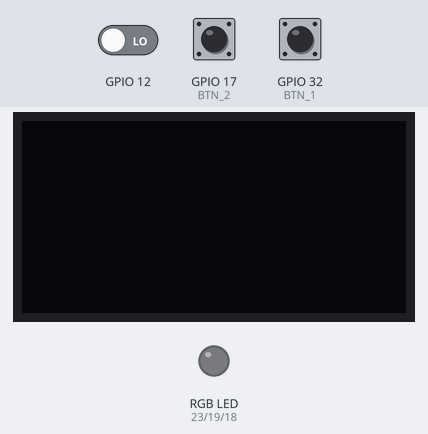
The sketch below on a simulated ESP32. On the bench: 128×64 one-colour display, an RGB LED mixed from three pins (HIGH = lit). The inputs (shaded band) are chosen by the test bench; at power-on: GPIO 12 LOW, GPIO 17 (BTN_2) HIGH, GPIO 32 (BTN_1) HIGH. No MQTT or app messages arrive unless stated; what the sketch prints to the serial monitor is not drawn.

Above: at 4.2 s.
4.3 s: GPIO 12 driven HIGH
At 5.6 s:
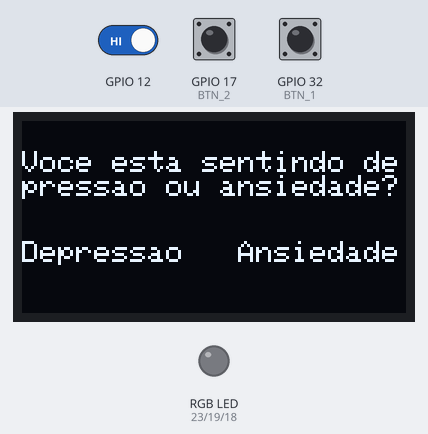
6.7 s: GPIO 17 (BTN_2) pulled LOW for 2.15 s
At 8.5 s:
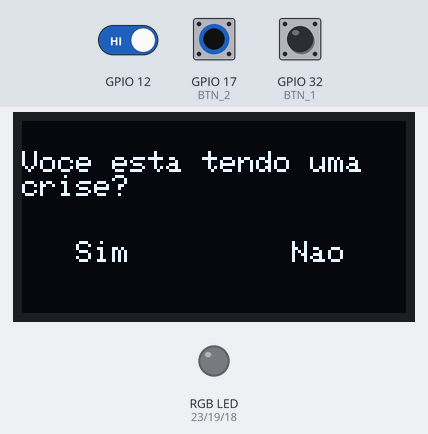
10.3 s: GPIO 32 (BTN_1) pulled LOW for 2.15 s
At 12.1 s:
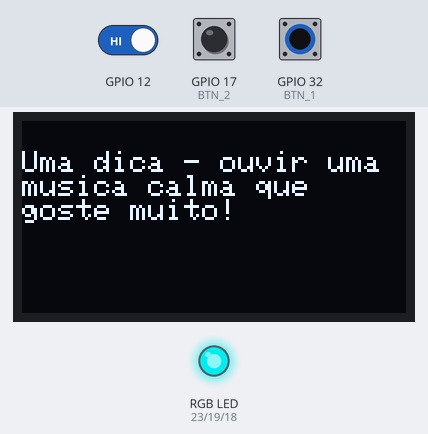
Timing chart, 0 to 13.6 s (numbered marks = the images above; inputs shaded):
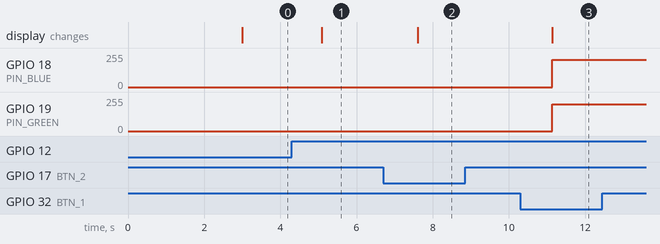

Measured:
- after the input at 4.3 s, the display: changes after 0.79 s (image 1)
- after the input at 6.7 s, the display: changes after 0.91 s (image 2)
- after the input at 10.3 s, GPIO 18 (PIN_BLUE): 0/255 → 204/255 after 0.84 s; GPIO 19 (PIN_GREEN): 0/255 → 201/255 after 0.84 s; the display: changes after 0.84 s (image 3)

The sketch:

Codigo_Arduino.ino
```cpp
#include "ArduinoJson.h"
#include "EspMQTTClient.h"
#include "Adafruit_GFX.h"
#include "Adafruit_SSD1306.h"

// MQTT Configuracoes
EspMQTTClient client{
  "Wokwi-GUEST", //SSID do WiFi
  "",     // Senha do wifi
  "mqtt.tago.io",  // Endereço do servidor
  "Default",       // Usuario
  "81ad26f3-d9a3-4b7b-b56b-89360e69be12",         // Token do device
  "esp",           // Nome do device
  1883             // Porta de comunicação
};

int state;
int previous_state;

#define PIN_RED    23 // GPIO23
#define PIN_GREEN  19 // GPIO22
#define PIN_BLUE   18 // GPIO21

#define SCREEN_WIDTH 128
#define SCREEN_HEIGHT 64
#define OLED_RESET -1
Adafruit_SSD1306 oled(SCREEN_WIDTH, SCREEN_HEIGHT, &Wire, -1);

#define BTN_1 32
#define BTN_2 17
int button_1_state;
int button_2_state;

String problema;
String crise;

int exec_semanal;

void setup() {

  Serial.begin(9600);
  Serial.println("Conectando WiFi");
  while (!client.isWifiConnected()) {
    Serial.print('.'); client.loop(); delay(1000);
  }
  Serial.println("WiFi Conectado");
  Serial.println("Conectando com Servidor MQTT");
  while (!client.isMqttConnected()) {
    Serial.print('.'); client.loop(); delay(1000);
  }
  Serial.println("MQTT Conectado");

  pinMode(12, INPUT);

  pinMode(PIN_RED,   OUTPUT);
  pinMode(PIN_GREEN, OUTPUT);
  pinMode(PIN_BLUE,  OUTPUT);

  if (!oled.begin(SSD1306_SWITCHCAPVCC, 0x3C)) {
    Serial.println(F("failed to start SSD1306 OLED"));
    while (1);
  }
  oled.setCursor(0, 0);

  pinMode(BTN_1, INPUT_PULLUP);
  pinMode(BTN_2, INPUT_PULLUP);

  button_1_state = digitalRead(BTN_1);
  button_2_state = digitalRead(BTN_2);

  problema == "";
  crise == "";

  exec_semanal = 0;

}
// Callback da EspMQTTClient
void onConnectionEstablished()
{}
char bufferJson[100];

void loop() {

  state = digitalRead(12);
  button_1_state = digitalRead(BTN_1);
  button_2_state = digitalRead(BTN_2);

  if(state == 1 && previous_state == 0) {
    previous_state = state;
    Serial.println("Switch state 1");
    oled.clearDisplay();
    oled.setTextSize(1);         // set text size
    oled.setTextColor(WHITE);    // set text color
    oled.setCursor(0, 10);       // set position to display
    oled.println("Voce esta sentindo depressao ou ansiedade?"); // set text
    oled.setCursor(0, 40);       // set position to display
    oled.println("Depressao   Ansiedade"); // set text
    oled.display();

    while (button_1_state == HIGH && button_2_state == HIGH) {
      button_1_state = digitalRead(BTN_1);
      button_2_state = digitalRead(BTN_2);
      Serial.println(button_1_state);
      Serial.println(button_2_state);
      delay(500);
    }

    if (button_1_state == LOW) {
      problema = "depressao";
    }
    else{
      problema = "ansiedade";
    }
    oled.clearDisplay();
    oled.setTextSize(1);         // set text size
    oled.setTextColor(WHITE);    // set text color
    oled.setCursor(0, 10);       // set position to display
    oled.println("Voce esta tendo uma  crise?"); // set text
    oled.setCursor(0, 40);       // set position to display
    oled.println("   Sim         Nao"); // set text
    oled.display();
    delay(2000);
    button_1_state = digitalRead(BTN_1);
    button_2_state = digitalRead(BTN_2);

    while (button_1_state == HIGH && button_2_state == HIGH) {
      button_1_state = digitalRead(BTN_1);
      button_2_state = digitalRead(BTN_2);
      delay(500);
    }

    if (button_1_state == LOW) {
      crise = "sim";
    }
    else{
      crise = "não";
    }

    if (problema == "depressao"){
      oled.clearDisplay();
      oled.setTextSize(1);         // set text size
      oled.setTextColor(WHITE);    // set text color
      oled.setCursor(0, 10);       // set position to display
      oled.println("Uma dica - assistir  um desenho que goste muito!"); // set text
      oled.display();
    }
    else {
      oled.clearDisplay();
      oled.setTextSize(1);         // set text size
      oled.setTextColor(WHITE);    // set text color
      oled.setCursor(0, 10);       // set position to display
      oled.println("Uma dica - ouvir uma musica calma que     goste muito!"); // set text
      oled.display();
    }

    if(problema == "depressao"){
    analogWrite(PIN_RED,   255);
    analogWrite(PIN_GREEN, 234);
    analogWrite(PIN_BLUE,  108);
    }

    if(problema == "ansiedade"){
    analogWrite(PIN_RED,   0);
    analogWrite(PIN_GREEN, 201);
    analogWrite(PIN_BLUE,  204);
    }

    exec_semanal++;

    StaticJsonDocument<300> doc;
    doc["variable"] = "Problema";
    doc["value"] = problema;
    serializeJson(doc, bufferJson);
    client.publish("topicoEngSoft", bufferJson);
    client.loop();
    delay(3000);

    doc["variable"] = "Crise";
    doc["value"] = crise;
    serializeJson(doc, bufferJson);
    client.publish("topicoEngSoft", bufferJson);
    client.loop();
    delay(3000);

    doc["variable"] = "ExecucoesSemanais";
    doc["value"] = exec_semanal;
    serializeJson(doc, bufferJson);
    client.publish("topicoEngSoft", bufferJson);
    client.loop();
    delay(3000);

    Serial.println(problema);
    Serial.println(crise);
    Serial.println(exec_semanal);

  }
  else if (state == 0){
  Serial.println("Switch state 2");
  previous_state = state;
  oled.clearDisplay();
  oled.display();
  analogWrite(PIN_RED,   0);
  analogWrite(PIN_GREEN, 0);
  analogWrite(PIN_BLUE,  0);
  }


  delay(2000);

}
```
